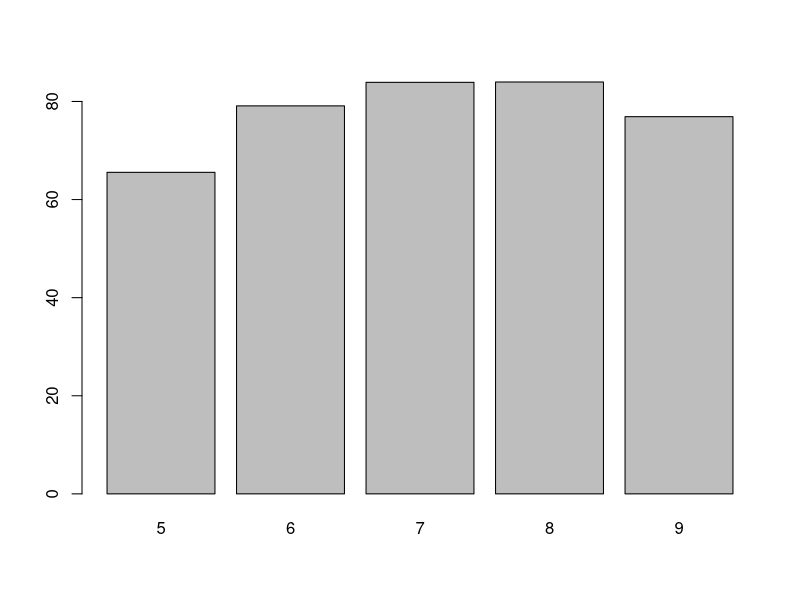
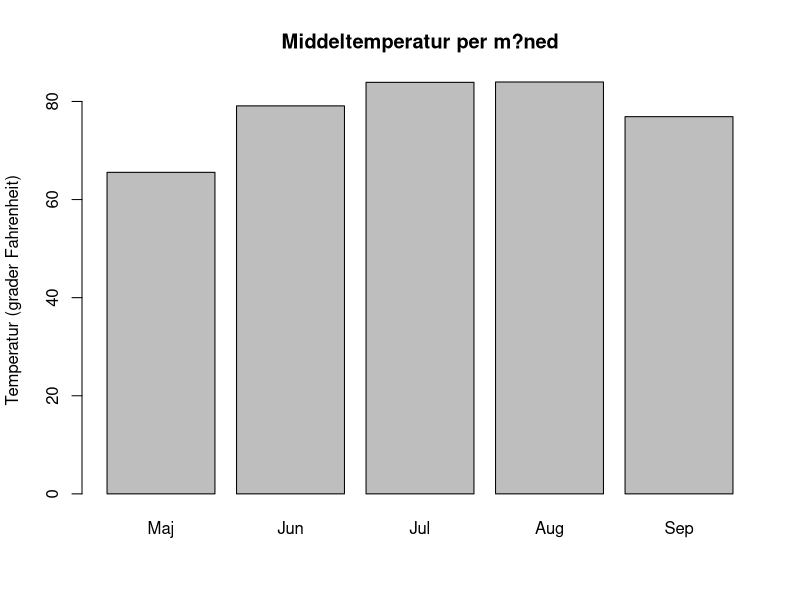

Write R code to recreate these figures, in order.
# Funktionen barplot producerer et simpelt s?jlediagram
# Bem?rk at denne funktion antager, at h?jderne af s?jlerne er lagret i en vektor, hvilket ikke altid er tilf?ldet

# Ofte har vi en vektor af numeriske data og en parallel faktor, der grupperer data:
# M?ske vi gerne vil fremstille et s?jlediagram over gruppernes middelv?rdier eller gruppernes totaler?

# For eksempel indeholder det indbyggede airquality-datas?t en numerisk Temp-s?jle og en Month-s?jle

# Vi kan fremstille et s?jlediagram over middeltemperaturer per m?ned i to skridt

# F?rst beregner vi middelv?rdierne (h?jderne af s?jlerne)
heights <- tapply(airquality$Temp, airquality$Month, mean)
# Vi kan nu fremstille et s?jlediagram ud fra disse
barplot(heights)
# Vi kan med fordel tilf?je en titel og etiketter til s?jlediagrammet
barplot(heights,
        main = "Middeltemperatur per m?ned",
        names.arg = c("Maj", "Jun", "Jul", "Aug", "Sep"),
        ylab = "Temperatur (grader Fahrenheit)")
